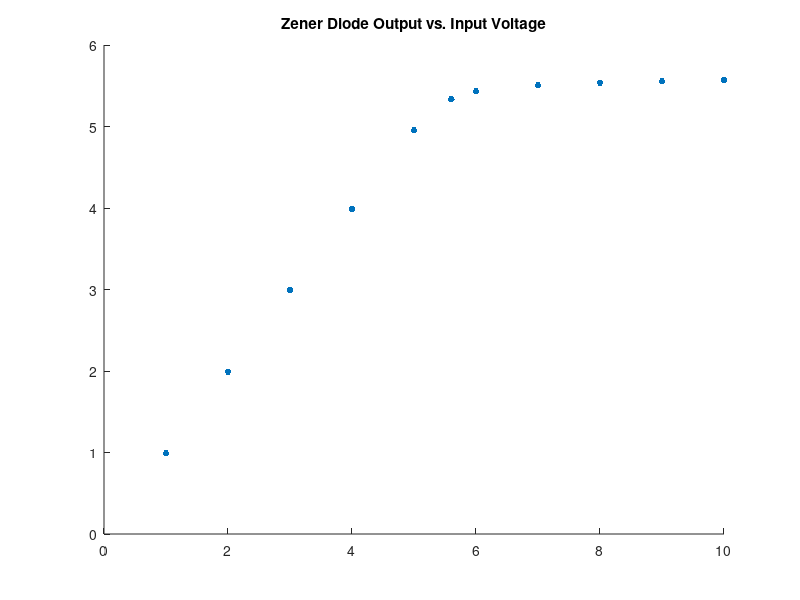

MATLAB code to generate this figure: (Note: this script raises an error after producing the figure.)
%% ASEN 3300 Lab 5 Q5.1a

%% Housekeeping
clc; clear; close all

%% Code

Vin = [1,2,3,4,5,5.6,6,7,8,9,10];
Vdiode = [0.989,1.992,2.995,3.989,4.953,5.332,5.431,5.505,5.536,5.553,5.571];

figure
hold on
title("Zener Diode Output vs. Input Voltage")
plot(Vin, Vdiode, '.', 'MarkerSize',15);
yline(5.6,'k--')
xlabel("Input Voltage [V]")
ylabel("Output Voltage [V]")

legend("Voltage","Theoretical Diode Voltage Drop",'location','best')

